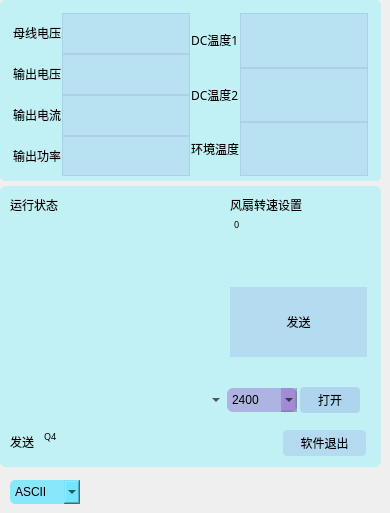
      <widget class="QWidget" name="tab_1">
       <property name="sizePolicy">
        <sizepolicy hsizetype="Preferred" vsizetype="Preferred">
         <horstretch>0</horstretch>
         <verstretch>0</verstretch>
        </sizepolicy>
       </property>
       <property name="minimumSize">
        <size>
         <width>28</width>
         <height>0</height>
        </size>
       </property>
       <property name="sizeIncrement">
        <size>
         <width>0</width>
         <height>0</height>
        </size>
       </property>
       <attribute name="title">
        <string>调试页</string>
       </attribute>
       <widget class="QWidget" name="widget" native="true">
        <property name="geometry">
         <rect>
          <x>0</x>
          <y>0</y>
          <width>381</width>
          <height>181</height>
         </rect>
        </property>
        <property name="font">
         <font>
          <family>SimHei</family>
         </font>
        </property>
        <property name="styleSheet">
         <string notr="true">.QWidget{
	background-color:rgb(193, 241, 245);
	border-radius:5px;
	color: rgb(255, 255, 255);
}</string>
        </property>
        <layout class="QHBoxLayout" name="horizontalLayout_2">
         <property name="spacing">
          <number>1</number>
         </property>
         <property name="leftMargin">
          <number>13</number>
         </property>
         <property name="topMargin">
          <number>13</number>
         </property>
         <property name="rightMargin">
          <number>13</number>
         </property>
         <property name="bottomMargin">
          <number>5</number>
         </property>
         <item>
          <layout class="QVBoxLayout" name="verticalLayout">
           <item>
            <widget class="QLabel" name="label_4">
             <property name="font">
              <font>
               <family>SimHei</family>
               <pointsize>9</pointsize>
               <weight>50</weight>
               <bold>false</bold>
              </font>
             </property>
             <property name="text">
              <string>母线电压</string>
             </property>
            </widget>
           </item>
           <item>
            <widget class="QLabel" name="label_2">
             <property name="font">
              <font>
               <family>SimHei</family>
               <pointsize>9</pointsize>
               <weight>50</weight>
               <bold>false</bold>
              </font>
             </property>
             <property name="text">
              <string>输出电压</string>
             </property>
            </widget>
           </item>
           <item>
            <widget class="QLabel" name="label_3">
             <property name="font">
              <font>
               <family>SimHei</family>
               <pointsize>9</pointsize>
               <weight>50</weight>
               <bold>false</bold>
              </font>
             </property>
             <property name="text">
              <string>输出电流</string>
             </property>
            </widget>
           </item>
           <item>
            <widget class="QLabel" name="label">
             <property name="font">
              <font>
               <family>SimHei</family>
               <pointsize>9</pointsize>
               <weight>50</weight>
               <bold>false</bold>
              </font>
             </property>
             <property name="text">
              <string>输出功率</string>
             </property>
            </widget>
           </item>
          </layout>
         </item>
         <item>
          <layout class="QVBoxLayout" name="verticalLayout_2">
           <property name="spacing">
            <number>0</number>
           </property>
           <property name="topMargin">
            <number>0</number>
           </property>
           <property name="rightMargin">
            <number>0</number>
           </property>
           <property name="bottomMargin">
            <number>0</number>
           </property>
           <item>
            <widget class="QTextBrowser" name="textBrowser">
             <property name="mouseTracking">
              <bool>false</bool>
             </property>
             <property name="styleSheet">
              <string notr="true">QTextBrowser
{
background-color:rgb(134, 149, 223,40);
}</string>
             </property>
             <property name="verticalScrollBarPolicy">
              <enum>Qt::ScrollBarAlwaysOff</enum>
             </property>
            </widget>
           </item>
           <item>
            <widget class="QTextBrowser" name="textBrowser_2">
             <property name="mouseTracking">
              <bool>false</bool>
             </property>
             <property name="styleSheet">
              <string notr="true">QTextBrowser
{
background-color:rgb(134, 149, 223,40);
}</string>
             </property>
             <property name="verticalScrollBarPolicy">
              <enum>Qt::ScrollBarAlwaysOff</enum>
             </property>
             <property name="tabStopDistance">
              <double>80.000000000000000</double>
             </property>
            </widget>
           </item>
           <item>
            <widget class="QTextBrowser" name="textBrowser_3">
             <property name="mouseTracking">
              <bool>false</bool>
             </property>
             <property name="styleSheet">
              <string notr="true">QTextBrowser
{
background-color:rgb(134, 149, 223,40);
}</string>
             </property>
             <property name="verticalScrollBarPolicy">
              <enum>Qt::ScrollBarAlwaysOff</enum>
             </property>
            </widget>
           </item>
           <item>
            <widget class="QTextBrowser" name="textBrowser_4">
             <property name="mouseTracking">
              <bool>false</bool>
             </property>
             <property name="tabletTracking">
              <bool>false</bool>
             </property>
             <property name="focusPolicy">
              <enum>Qt::ClickFocus</enum>
             </property>
             <property name="styleSheet">
              <string notr="true">QTextBrowser
{
background-color:rgb(134, 149, 223,40);
}</string>
             </property>
             <property name="verticalScrollBarPolicy">
              <enum>Qt::ScrollBarAlwaysOff</enum>
             </property>
            </widget>
           </item>
          </layout>
         </item>
         <item>
          <layout class="QVBoxLayout" name="verticalLayout_5">
           <item>
            <widget class="QLabel" name="label_14">
             <property name="font">
              <font>
               <family>SimHei</family>
               <pointsize>9</pointsize>
               <weight>50</weight>
               <bold>false</bold>
              </font>
             </property>
             <property name="text">
              <string>DC温度1</string>
             </property>
            </widget>
           </item>
           <item>
            <widget class="QLabel" name="label_15">
             <property name="font">
              <font>
               <family>SimHei</family>
               <pointsize>9</pointsize>
               <weight>50</weight>
               <bold>false</bold>
              </font>
             </property>
             <property name="text">
              <string>DC温度2</string>
             </property>
            </widget>
           </item>
           <item>
            <widget class="QLabel" name="label_16">
             <property name="font">
              <font>
               <family>SimHei</family>
               <pointsize>9</pointsize>
               <weight>50</weight>
               <bold>false</bold>
              </font>
             </property>
             <property name="text">
              <string>环境温度</string>
             </property>
            </widget>
           </item>
          </layout>
         </item>
         <item>
          <layout class="QVBoxLayout" name="verticalLayout_6">
           <property name="spacing">
            <number>0</number>
           </property>
           <property name="sizeConstraint">
            <enum>QLayout::SetDefaultConstraint</enum>
           </property>
           <property name="leftMargin">
            <number>0</number>
           </property>
           <property name="topMargin">
            <number>0</number>
           </property>
           <property name="rightMargin">
            <number>0</number>
           </property>
           <item>
            <widget class="QTextBrowser" name="textBrowser_5">
             <property name="mouseTracking">
              <bool>false</bool>
             </property>
             <property name="styleSheet">
              <string notr="true">QTextBrowser
{
background-color:rgb(134, 149, 223,40);
}</string>
             </property>
             <property name="verticalScrollBarPolicy">
              <enum>Qt::ScrollBarAlwaysOff</enum>
             </property>
            </widget>
           </item>
           <item>
            <widget class="QTextBrowser" name="textBrowser_6">
             <property name="font">
              <font>
               <pointsize>9</pointsize>
              </font>
             </property>
             <property name="mouseTracking">
              <bool>false</bool>
             </property>
             <property name="styleSheet">
              <string notr="true">QTextBrowser
{
background-color:rgb(134, 149, 223,40);
}</string>
             </property>
             <property name="verticalScrollBarPolicy">
              <enum>Qt::ScrollBarAlwaysOff</enum>
             </property>
            </widget>
           </item>
           <item>
            <widget class="QTextBrowser" name="textBrowser_7">
             <property name="mouseTracking">
              <bool>false</bool>
             </property>
             <property name="styleSheet">
              <string notr="true">QTextBrowser
{
background-color:rgb(134, 149, 223,40);
}</string>
             </property>
             <property name="verticalScrollBarPolicy">
              <enum>Qt::ScrollBarAlwaysOff</enum>
             </property>
            </widget>
           </item>
          </layout>
         </item>
        </layout>
       </widget>
       <widget class="QWidget" name="widget_2" native="true">
        <property name="geometry">
         <rect>
          <x>0</x>
          <y>186</y>
          <width>381</width>
          <height>281</height>
         </rect>
        </property>
        <property name="sizePolicy">
         <sizepolicy hsizetype="Preferred" vsizetype="Preferred">
          <horstretch>0</horstretch>
          <verstretch>0</verstretch>
         </sizepolicy>
        </property>
        <property name="styleSheet">
         <string notr="true">QWidget{
	background-color:rgb(193, 241, 245);
	border-radius:6px;
	color: rgb(0, 0, 0);
}
</string>
        </property>
        <widget class="QWidget" name="verticalLayoutWidget_2">
         <property name="geometry">
          <rect>
           <x>10</x>
           <y>10</y>
           <width>211</width>
           <height>161</height>
          </rect>
         </property>
         <layout class="QVBoxLayout" name="verticalLayout_7">
          <item>
           <widget class="QLabel" name="label_6">
            <property name="font">
             <font>
              <family>SimHei</family>
              <pointsize>9</pointsize>
              <kerning>true</kerning>
             </font>
            </property>
            <property name="styleSheet">
             <string notr="true">QLabel{
background-color:rgb(255,132,139,0);
color:rgb(0, 0, 0);
}</string>
            </property>
            <property name="text">
             <string>运行状态</string>
            </property>
           </widget>
          </item>
          <item>
           <widget class="QTextBrowser" name="textBrowser_23">
            <property name="minimumSize">
             <size>
              <width>0</width>
              <height>0</height>
             </size>
            </property>
            <property name="font">
             <font>
              <family>MiSans</family>
             </font>
            </property>
            <property name="mouseTracking">
             <bool>false</bool>
            </property>
            <property name="styleSheet">
             <string notr="true">QTextEdit{
background-color:rgb(255,132,139,0);
color:rgb(0, 0, 0);
}</string>
            </property>
            <property name="verticalScrollBarPolicy">
             <enum>Qt::ScrollBarAsNeeded</enum>
            </property>
            <property name="html">
             <string>&lt;!DOCTYPE HTML PUBLIC &quot;-//W3C//DTD HTML 4.0//EN&quot; &quot;http://www.w3.org/TR/REC-html40/strict.dtd&quot;&gt;
&lt;html&gt;&lt;head&gt;&lt;meta name=&quot;qrichtext&quot; content=&quot;1&quot; /&gt;&lt;style type=&quot;text/css&quot;&gt;
p, li { white-space: pre-wrap; }
&lt;/style&gt;&lt;/head&gt;&lt;body style=&quot; font-family:'MiSans'; font-size:9pt; font-weight:400; font-style:normal;&quot;&gt;
&lt;p style=&quot;-qt-paragraph-type:empty; margin-top:0px; margin-bottom:0px; margin-left:0px; margin-right:0px; -qt-block-indent:0; text-indent:0px; font-family:'SimSun';&quot;&gt;&lt;br /&gt;&lt;/p&gt;&lt;/body&gt;&lt;/html&gt;</string>
            </property>
           </widget>
          </item>
         </layout>
        </widget>
        <widget class="QWidget" name="verticalLayoutWidget">
         <property name="geometry">
          <rect>
           <x>230</x>
           <y>10</y>
           <width>141</width>
           <height>161</height>
          </rect>
         </property>
         <layout class="QVBoxLayout" name="verticalLayout_3" stretch="0,0,0">
          <property name="spacing">
           <number>0</number>
          </property>
          <property name="sizeConstraint">
           <enum>QLayout::SetDefaultConstraint</enum>
          </property>
          <property name="leftMargin">
           <number>0</number>
          </property>
          <property name="topMargin">
           <number>0</number>
          </property>
          <property name="rightMargin">
           <number>4</number>
          </property>
          <property name="bottomMargin">
           <number>0</number>
          </property>
          <item>
           <widget class="QLabel" name="label_5">
            <property name="font">
             <font>
              <family>SimHei</family>
              <pointsize>9</pointsize>
              <weight>50</weight>
              <bold>false</bold>
             </font>
            </property>
            <property name="text">
             <string>风扇转速设置</string>
            </property>
           </widget>
          </item>
          <item>
           <widget class="QPlainTextEdit" name="text_input_2">
            <property name="sizePolicy">
             <sizepolicy hsizetype="Expanding" vsizetype="Expanding">
              <horstretch>1</horstretch>
              <verstretch>0</verstretch>
             </sizepolicy>
            </property>
            <property name="minimumSize">
             <size>
              <width>20</width>
              <height>0</height>
             </size>
            </property>
            <property name="sizeIncrement">
             <size>
              <width>0</width>
              <height>0</height>
             </size>
            </property>
            <property name="baseSize">
             <size>
              <width>0</width>
              <height>0</height>
             </size>
            </property>
            <property name="font">
             <font>
              <family>MiSans</family>
              <pointsize>7</pointsize>
             </font>
            </property>
            <property name="mouseTracking">
             <bool>true</bool>
            </property>
            <property name="focusPolicy">
             <enum>Qt::StrongFocus</enum>
            </property>
            <property name="styleSheet">
             <string notr="true">QPlainTextEdit{
background-color:rgb(134, 149, 223,0);
color:rgb(0, 0, 0);
}</string>
            </property>
            <property name="inputMethodHints">
             <set>Qt::ImhMultiLine</set>
            </property>
            <property name="frameShape">
             <enum>QFrame::HLine</enum>
            </property>
            <property name="plainText">
             <string>0</string>
            </property>
            <property name="tabStopWidth">
             <number>69</number>
            </property>
           </widget>
          </item>
          <item>
           <widget class="QPushButton" name="pushButton_1">
            <property name="sizePolicy">
             <sizepolicy hsizetype="Preferred" vsizetype="Preferred">
              <horstretch>0</horstretch>
              <verstretch>0</verstretch>
             </sizepolicy>
            </property>
            <property name="minimumSize">
             <size>
              <width>0</width>
              <height>70</height>
             </size>
            </property>
            <property name="font">
             <font>
              <family>SimHei</family>
              <pointsize>9</pointsize>
             </font>
            </property>
            <property name="styleSheet">
             <string notr="true">QPushButton
{
background-color:rgb(134, 149, 223,60);
border-radius:0px;
}
QPushButton:hover{
	color: rgb(0, 0, 0);
	border-color: green;
    background-color: aqua;
}


QPushButton:pressed{
	color: rgb(0, 0, 0);
	border-color: blueviolet;
    background-color: rgb(166, 255, 211);
}</string>
            </property>
            <property name="text">
             <string>发送</string>
            </property>
           </widget>
          </item>
         </layout>
        </widget>
        <widget class="QWidget" name="horizontalLayoutWidget">
         <property name="geometry">
          <rect>
           <x>10</x>
           <y>192</y>
           <width>361</width>
           <height>41</height>
          </rect>
         </property>
         <layout class="QHBoxLayout" name="horizontalLayout">
          <property name="spacing">
           <number>3</number>
          </property>
          <property name="sizeConstraint">
           <enum>QLayout::SetDefaultConstraint</enum>
          </property>
          <property name="leftMargin">
           <number>7</number>
          </property>
          <property name="topMargin">
           <number>4</number>
          </property>
          <property name="rightMargin">
           <number>11</number>
          </property>
          <property name="bottomMargin">
           <number>0</number>
          </property>
          <item>
           <widget class="QComboBox" name="sset_cb_choose">
            <property name="minimumSize">
             <size>
              <width>0</width>
              <height>0</height>
             </size>
            </property>
            <property name="sizeIncrement">
             <size>
              <width>0</width>
              <height>0</height>
             </size>
            </property>
            <property name="styleSheet">
             <string notr="true">QComboBox{
background-color:rgb(134, 149, 223,0);
color:rgb(0, 0, 0);
}</string>
            </property>
           </widget>
          </item>
          <item>
           <widget class="QComboBox" name="sset_cb_baud">
            <property name="minimumSize">
             <size>
              <width>0</width>
              <height>24</height>
             </size>
            </property>
            <property name="maximumSize">
             <size>
              <width>70</width>
              <height>16777215</height>
             </size>
            </property>
            <property name="styleSheet">
             <string notr="true">QComboBox{
background-color:rgb(134, 49, 183,80);
color:rgb(0, 0, 0);
}</string>
            </property>
            <item>
             <property name="text">
              <string>2400</string>
             </property>
            </item>
            <item>
             <property name="text">
              <string>4800</string>
             </property>
            </item>
            <item>
             <property name="text">
              <string>9600</string>
             </property>
            </item>
            <item>
             <property name="text">
              <string>19200</string>
             </property>
            </item>
            <item>
             <property name="text">
              <string>38400</string>
             </property>
            </item>
            <item>
             <property name="text">
              <string>115200</string>
             </property>
            </item>
           </widget>
          </item>
          <item>
           <widget class="QPushButton" name="sset_btn_open">
            <property name="minimumSize">
             <size>
              <width>0</width>
              <height>26</height>
             </size>
            </property>
            <property name="maximumSize">
             <size>
              <width>60</width>
              <height>16777215</height>
             </size>
            </property>
            <property name="font">
             <font>
              <family>SimHei</family>
             </font>
            </property>
            <property name="styleSheet">
             <string notr="true">QPushButton{
background-color:rgb(134, 149, 223,80);
color:rgb(0, 0, 0);
border-radius:4px;
}</string>
            </property>
            <property name="text">
             <string>打开</string>
            </property>
           </widget>
          </item>
         </layout>
        </widget>
        <widget class="QPushButton" name="App_Quit">
         <property name="geometry">
          <rect>
           <x>283</x>
           <y>244</y>
           <width>83</width>
           <height>26</height>
          </rect>
         </property>
         <property name="font">
          <font>
           <family>SimHei</family>
          </font>
         </property>
         <property name="toolTipDuration">
          <number>0</number>
         </property>
         <property name="styleSheet">
          <string notr="true">QPushButton
{
background-color:rgb(134, 149, 223,60);
border-radius:4px;
}</string>
         </property>
         <property name="text">
          <string>软件退出</string>
         </property>
        </widget>
        <widget class="QWidget" name="horizontalLayoutWidget_3">
         <property name="geometry">
          <rect>
           <x>10</x>
           <y>240</y>
           <width>261</width>
           <height>31</height>
          </rect>
         </property>
         <layout class="QHBoxLayout" name="horizontalLayout_6">
          <item>
           <widget class="QLabel" name="label_7">
            <property name="font">
             <font>
              <family>SimHei</family>
             </font>
            </property>
            <property name="styleSheet">
             <string notr="true">QLabel{
background-color:rgb(134, 149, 223,0);
color:rgb(0, 0, 0);
}</string>
            </property>
            <property name="text">
             <string>发送</string>
            </property>
           </widget>
          </item>
          <item>
           <widget class="QPlainTextEdit" name="text_input">
            <property name="sizePolicy">
             <sizepolicy hsizetype="Expanding" vsizetype="Expanding">
              <horstretch>1</horstretch>
              <verstretch>0</verstretch>
             </sizepolicy>
            </property>
            <property name="minimumSize">
             <size>
              <width>20</width>
              <height>0</height>
             </size>
            </property>
            <property name="sizeIncrement">
             <size>
              <width>0</width>
              <height>0</height>
             </size>
            </property>
            <property name="baseSize">
             <size>
              <width>0</width>
              <height>0</height>
             </size>
            </property>
            <property name="font">
             <font>
              <family>Microsoft JhengHei</family>
              <pointsize>7</pointsize>
             </font>
            </property>
            <property name="mouseTracking">
             <bool>true</bool>
            </property>
            <property name="focusPolicy">
             <enum>Qt::StrongFocus</enum>
            </property>
            <property name="styleSheet">
             <string notr="true">QPlainTextEdit{
background-color:rgb(134, 149, 223,0);
color:rgb(0, 0, 0);
}</string>
            </property>
            <property name="inputMethodHints">
             <set>Qt::ImhMultiLine</set>
            </property>
            <property name="frameShape">
             <enum>QFrame::HLine</enum>
            </property>
            <property name="plainText">
             <string>Q4</string>
            </property>
            <property name="tabStopWidth">
             <number>69</number>
            </property>
           </widget>
          </item>
         </layout>
        </widget>
       </widget>
       <widget class="QComboBox" name="serial_rx_encoding">
        <property name="enabled">
         <bool>true</bool>
        </property>
        <property name="geometry">
         <rect>
          <x>10</x>
          <y>480</y>
          <width>70</width>
          <height>24</height>
         </rect>
        </property>
        <property name="minimumSize">
         <size>
          <width>0</width>
          <height>24</height>
         </size>
        </property>
        <property name="maximumSize">
         <size>
          <width>70</width>
          <height>16777215</height>
         </size>
        </property>
        <property name="focusPolicy">
         <enum>Qt::WheelFocus</enum>
        </property>
        <property name="contextMenuPolicy">
         <enum>Qt::NoContextMenu</enum>
        </property>
        <property name="styleSheet">
         <string notr="true">QComboBox{
background-color:rgba(108, 228, 255, 200);
color:rgbrgb(0, 0, 0);
border-style：none;
border-radius: 5px;
}</string>
        </property>
        <property name="maxVisibleItems">
         <number>5</number>
        </property>
        <property name="insertPolicy">
         <enum>QComboBox::NoInsert</enum>
        </property>
        <property name="sizeAdjustPolicy">
         <enum>QComboBox::AdjustToContentsOnFirstShow</enum>
        </property>
        <item>
         <property name="text">
          <string>ASCII</string>
         </property>
        </item>
        <item>
         <property name="text">
          <string>SHIFT-JIS</string>
         </property>
        </item>
        <item>
         <property name="text">
          <string>UTF-8</string>
         </property>
        </item>
        <item>
         <property name="text">
          <string>UTF-16</string>
         </property>
        </item>
        <item>
         <property name="text">
          <string>GBK</string>
         </property>
        </item>
        <item>
         <property name="text">
          <string>GB2312</string>
         </property>
        </item>
       </widget>
      </widget>
